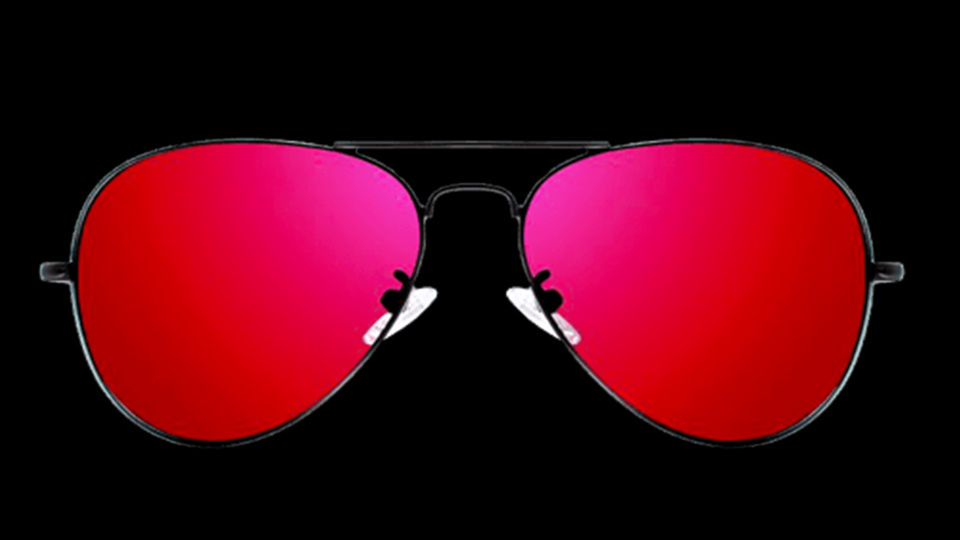
#> input picture Assignment-6(DLIB)/glass_resize.jpg, 1920 x 1080 px, given in place of the camera (shown at 1/2 size)
$ python Glass_transparency.py
#> lines starting #> are read from the running program, lines starting #| are printed output that depends on the picture; after the words box and inside, x2 and y2 are one past the last pixel; in counts of white or black regions, pixels touching at a corner belong together
import cv2
import numpy as np
from imutils import resize
from PIL import Image
cap = cv2.VideoCapture(0)

while(True):

    ret, frame = cap.read()
#> frame is the input picture: shape (1080, 1920, 3); mean B, G, R 17.6, 4.8, 67.8
    frame=cv2.flip(frame,180)
    frame=cv2.resize(frame,(1280,720))
#> frame: shape (720, 1280, 3)

    #reading and resizing
    glass=cv2.imread('glass.jpg')
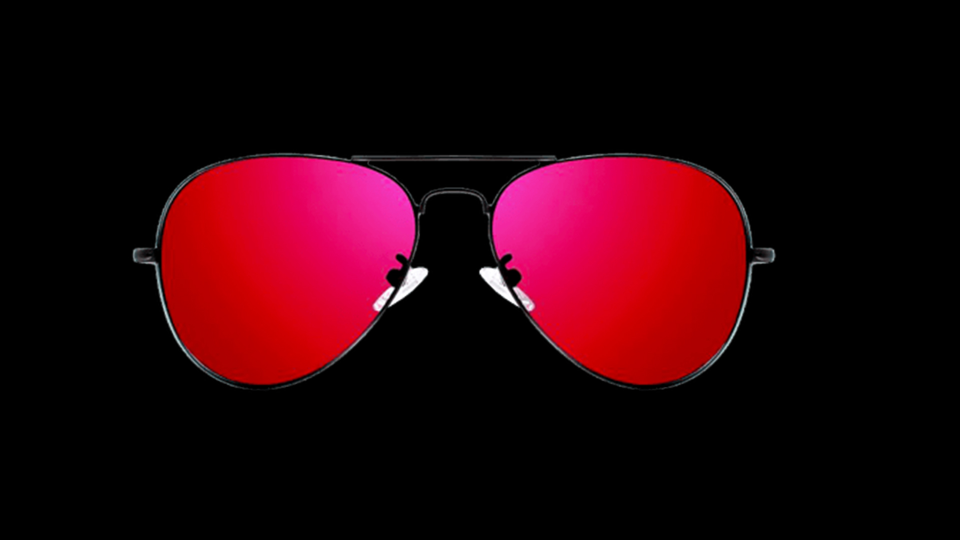
#> input picture Assignment-6(DLIB)/glass.jpg, 1920 x 1080 px (shown at 1/2 size)
#> glass is the input picture: shape (1080, 1920, 3); mean B, G, R 10, 2.7, 38.5
    glass=cv2.resize(glass,(200,200))
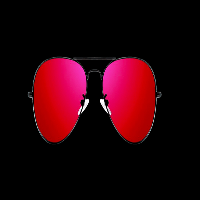
#> glass: shape (200, 200, 3); mean B, G, R 10, 2.7, 38.4

    #setting static frame
    roi=frame[100:300,200:400]

    #converting to gray scale
    img2gray=cv2.cvtColor(glass,cv2.COLOR_BGR2GRAY)
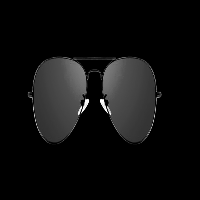
#> img2gray: shape (200, 200); min 0, max 255, mean 14.2
    cv2.imshow('1 img2gray',img2gray)

    #masking so that the background is all black
    _,mask=cv2.threshold(img2gray,50,255,cv2.THRESH_BINARY)
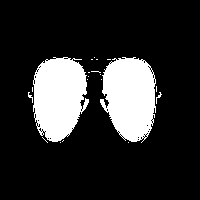
#> mask: shape (200, 200); 18.2% white; 20 white regions (16 under 20 px), largest, box (x1, y1, x2, y2) and area: (100, 57, 156, 143) 3597, (33, 57, 89, 142) 3591, (156, 92, 162, 104) 21, (28, 92, 33, 103) 20
    cv2.imshow('2 mask',mask)

    #inversing mask so that subject is all black
    mask_inv=cv2.bitwise_not(mask)
    cv2.imshow('3 inv_mask',mask_inv)

    #this ensures only colored glass is read
    frame_bg=cv2.bitwise_and(roi,roi,mask=mask_inv)
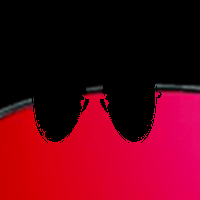
#> frame_bg: shape (200, 200, 3); mean B, G, R 20.9, 1.3, 93.7

    #this now ensures background to go
    glass_fg=cv2.bitwise_and(glass,glass,mask=mask)
    cv2.imshow('4 glass_fg',glass_fg)

    roi=cv2.add(frame_bg,glass_fg)
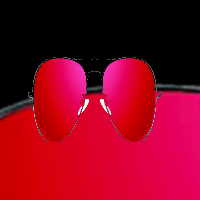
#> roi: shape (200, 200, 3); mean B, G, R 30.5, 3.7, 131.3
    cv2.imshow('5 roi',roi)

    roi=cv2.add(frame_bg,glass_fg)

    frame[100:300,200:400,:]=roi
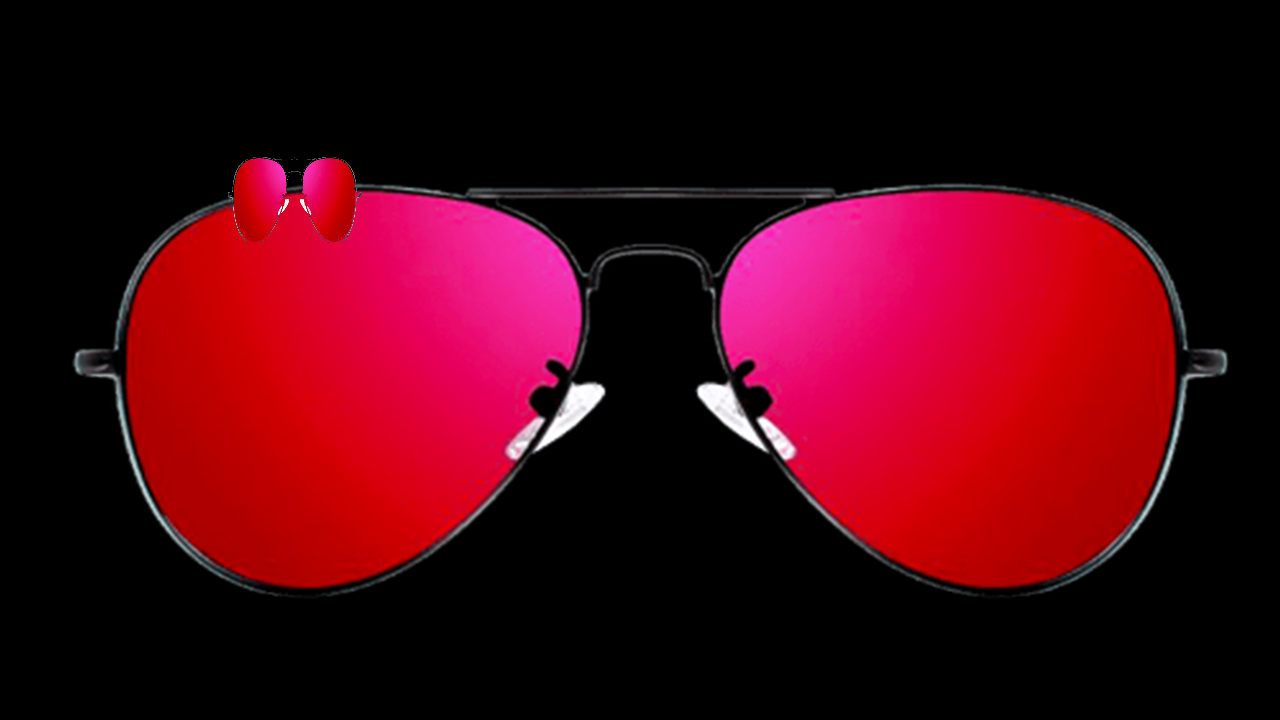
#> frame: shape (720, 1280, 3); mean B, G, R 17.8, 4.9, 68.5


    cv2.imshow('video original', frame)

    if cv2.waitKey(1) == 27:
#> (key Esc is pressed here)
        break

cap.release()
cv2.destroyAllWindows()
